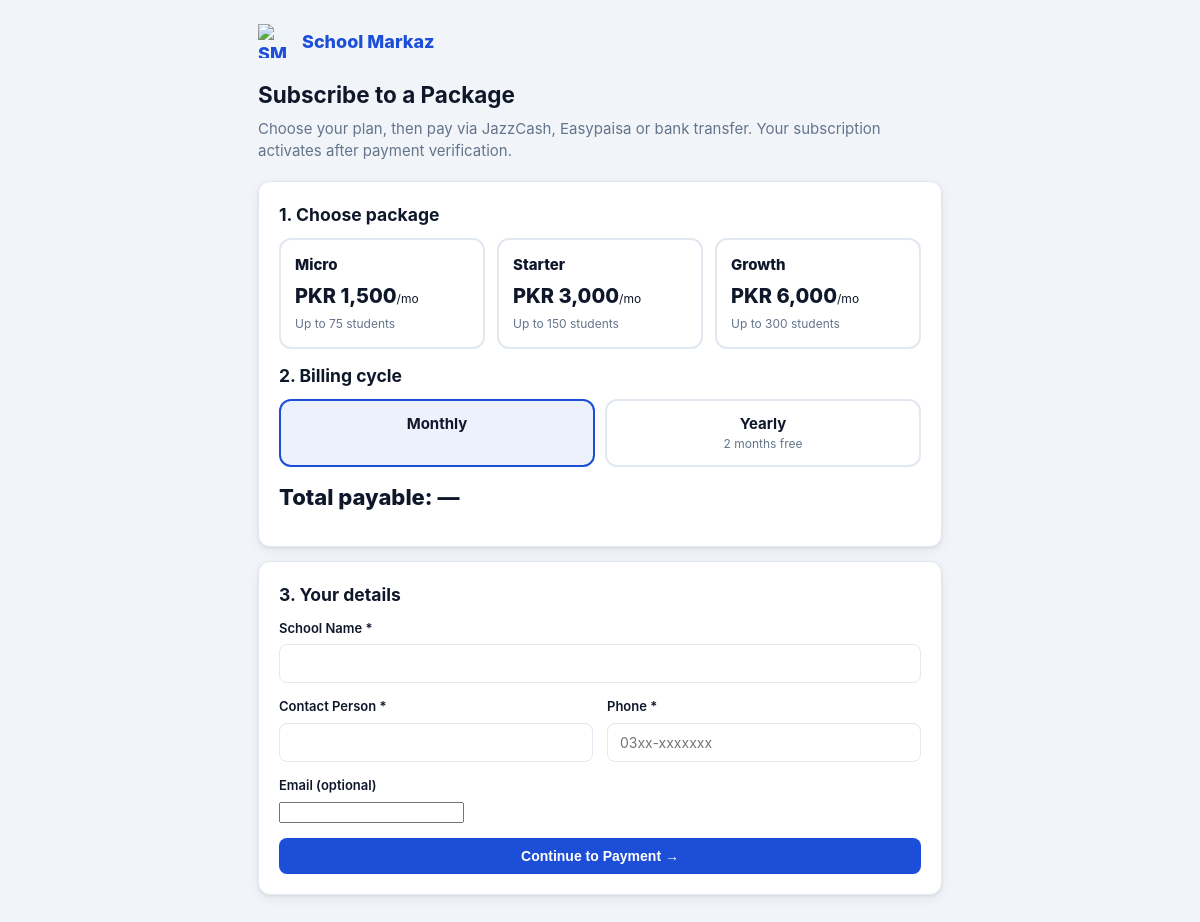
Before: /subscribe.php with the older database file.
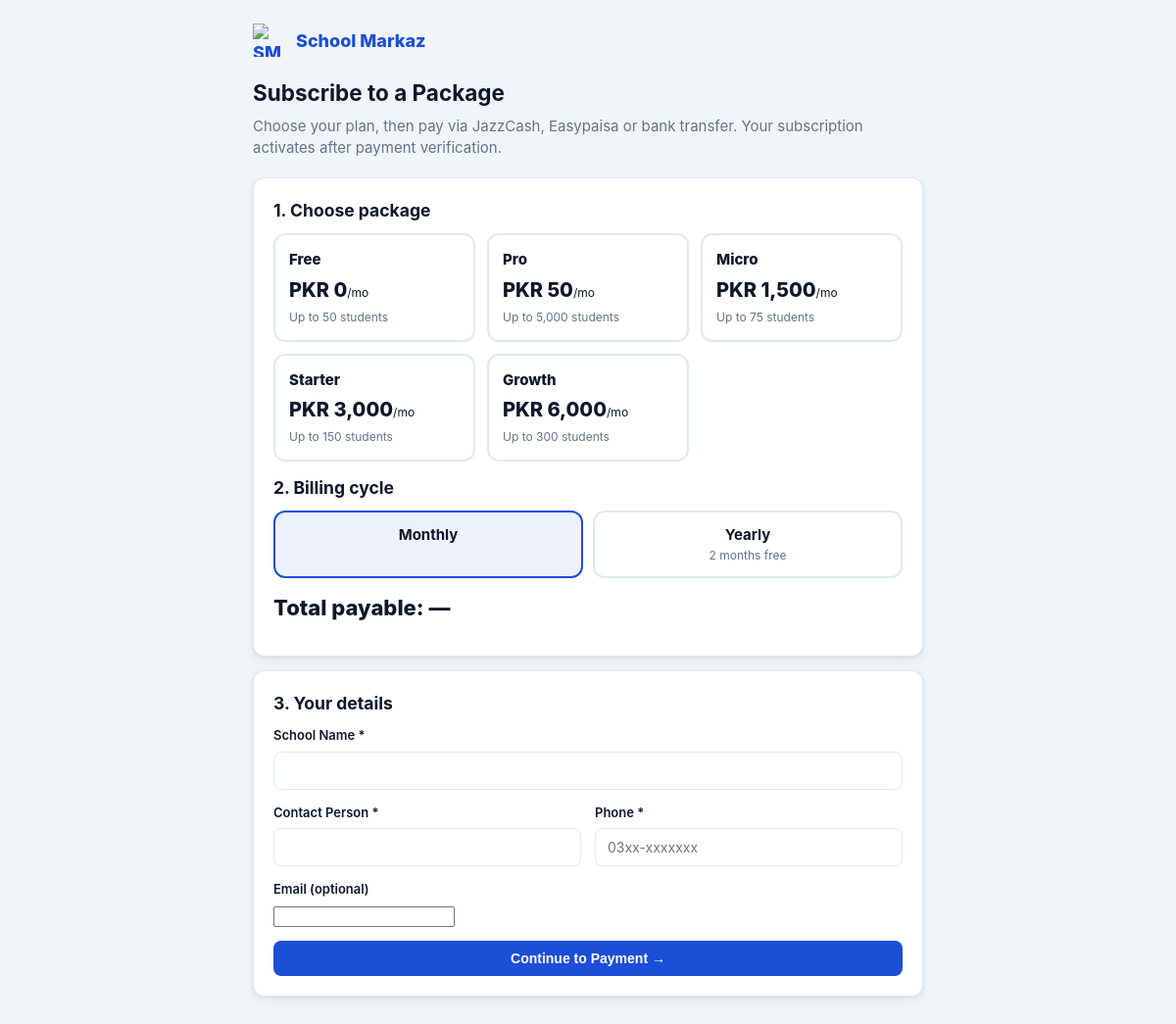
After: the same page with the newer database file.
### tables this page shows
CREATE TABLE IF NOT EXISTS packages (
    id INT UNSIGNED AUTO_INCREMENT PRIMARY KEY,
    name VARCHAR(60) NOT NULL,
    max_students INT UNSIGNED NOT NULL,
    price_monthly DECIMAL(12,2) NOT NULL,
    per_student TINYINT(1) NOT NULL DEFAULT 0,
    features TEXT
);

### config/app.php (called while the page is built, shortened)
<?php
function app_url(string $path = ''): string
{
    static $base = null;
    if ($base === null) {
        $env = getenv('APP_URL');
        if ($env) {
            $base = rtrim($env, '/');
        } else {
            $scheme = (!empty($_SERVER['HTTPS']) && $_SERVER['HTTPS'] !== 'off')
                || (($_SERVER['HTTP_X_FORWARDED_PROTO'] ?? '') === 'https') ? 'https' : 'http';
            $host = $_SERVER['HTTP_HOST'] ?? 'localhost';
            $dir = rtrim(str_replace('\\', '/', dirname($_SERVER['SCRIPT_NAME'] ?? '/')), '/');
            $parts = explode('/', trim($dir, '/'));
            if (in_array(end($parts), ['admin', 'teacher', 'student', 'parent', 'auth', 'api'], true)) {
                array_pop($parts);
            }
            $base = $scheme . '://' . $host . ($parts ? '/' . implode('/', $parts) : '');
        }
    }
    return $base . ($path ? '/' . ltrim($path, '/') : '');
}

### includes/helpers.php (called while the page is built, shortened)
<?php
function e(?string $value): string
{
    return htmlspecialchars((string) $value, ENT_QUOTES, 'UTF-8');
}
function fmt_money($amount): string
{
    return CURRENCY . ' ' . number_format((float) $amount, 0);
}

### config/database.php (called while the page is built, shortened)
<?php
function db(): PDO
{
    static $pdo = null;
    if ($pdo === null) {
        $dsn = 'mysql:host=' . DB_HOST . ';port=' . DB_PORT . ';dbname=' . DB_NAME . ';charset=' . DB_CHARSET;
        try {
            $pdo = new PDO($dsn, DB_USER, DB_PASS, [
                PDO::ATTR_ERRMODE => PDO::ERRMODE_EXCEPTION,
                PDO::ATTR_DEFAULT_FETCH_MODE => PDO::FETCH_ASSOC,
                PDO::ATTR_EMULATE_PREPARES => false,
            ]);
        } catch (PDOException $e) {
            http_response_code(500);
            echo '<!doctype html><html><head><meta charset="utf-8"><title>Database Error</title></head>'
                . '<body style="font-family:sans-serif;max-width:640px;margin:60px auto;padding:20px">'
                . '<h1>Database connection failed</h1>'
                . '<p>The application could not connect to MySQL. Create the database and user, import '
                . '<code>database/schema.sql</code>, and verify credentials in <code>config/database.php</code> '
                . '(or the DB_* environment variables).</p>'
                . '</body></html>';
            exit;
        }
    }
    return $pdo;
}

### subscribe.php (the view, shortened to what the changed rows need)
<?php
$packages = db()->query('SELECT * FROM packages ORDER BY price_monthly ASC')->fetchAll();
$sel_pkg = null;
?>
<!DOCTYPE html>
<html lang="en">
<head>
<link rel="stylesheet" href="<?= e(app_url('assets/css/style.css')) ?>">
</head>
<body>
<div class="wrap">
  <h2 style="margin:0 0 6px">Subscribe to a Package</h2>
  <form method="post" id="subform">
    <div class="card" style="margin-bottom:14px"><div class="card-body">
      <div class="pkgpick">
        <?php foreach ($packages as $p): ?>
        <div class="pkg<?= $sel_pkg && (int)$sel_pkg['id'] === (int)$p['id'] ? ' sel' : '' ?>" data-id="<?= (int)$p['id'] ?>">
          <div class="pname"><?= e($p['name']) ?></div>
          <div class="pamount"><?= e(fmt_money($p['price_monthly'])) ?><small style="font-size:12px;font-weight:400">/mo</small></div>
          <div style="font-size:12px;color:var(--muted)">Up to <?= e(number_format((int)$p['max_students'])) ?> students</div>
        </div>
        <?php endforeach; ?>
      </div>
    </div></div>
  </form>
</div>
</body>
</html>

Changed rows visible on the page:
added packages: name "Free", price_monthly "PKR 0", max_students "50"
added packages: name "Pro", price_monthly "PKR 50", max_students "5,000"
